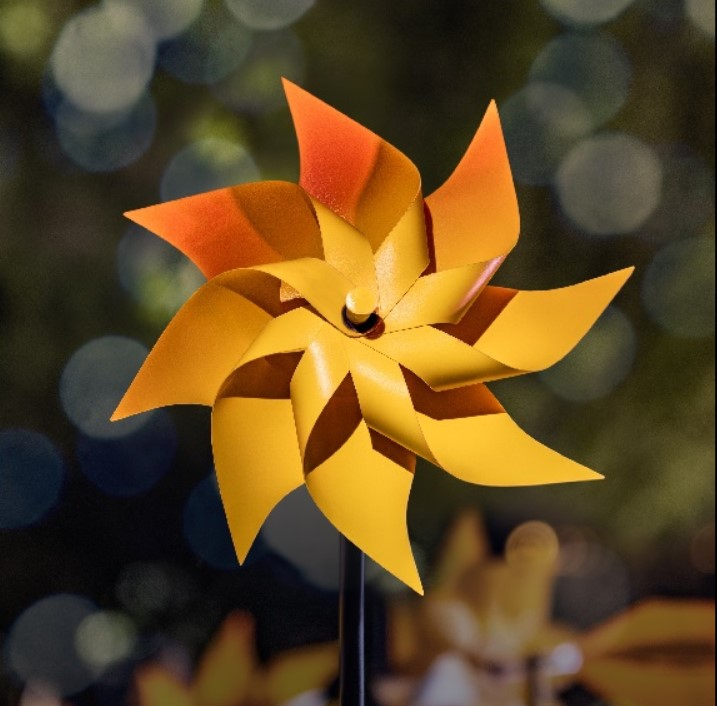
#> input picture edgeflower.jpg, 717 x 706 px
$ jupyter execute 'EDGE DETECTION.ipynb'   (older library calls are emulated)
#> lines starting #> are read from the running program, lines starting #| are printed output that depends on the picture; after the words box and inside, x2 and y2 are one past the last pixel; in counts of white or black regions, pixels touching at a corner belong together
# EDGE DETECTION USING OPENCV
### Name : Pradeep Kumar G
### Reg No. : 212223230150
### Slot : 4E6-1

## 1) SOBEL EDGE DETECTOR

[cell 1]
import cv2
import numpy as np
import matplotlib.pyplot as plt

[cell 2]
image = cv2.imread('edgeflower.jpg')
#> image is the input picture: shape (706, 717, 3); mean B, G, R 35, 71.9, 95.6

[cell 3]
gray_image = cv2.cvtColor(image, cv2.COLOR_BGR2GRAY)
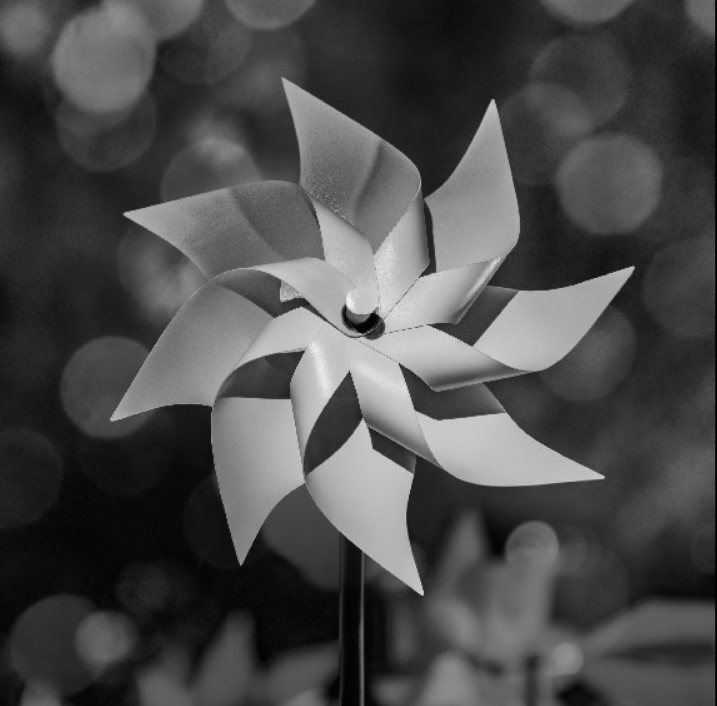
#> gray_image: shape (706, 717); min 0, max 250, mean 74.8

[cell 4]
# Apply Sobel operator

sobelx  = cv2.Sobel(src = gray_image, ddepth = cv2.CV_64F, dx = 1, dy = 0, ksize = 3)
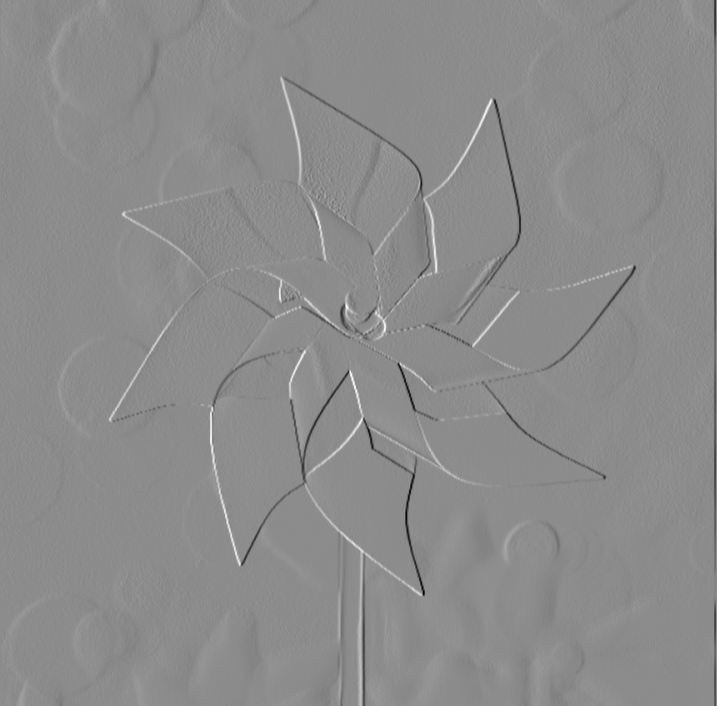
#> sobelx: shape (706, 717) float64; min -652, max 533, mean -0.3; drawn with min black and max white
sobely  = cv2.Sobel(src = gray_image, ddepth = cv2.CV_64F, dx = 0, dy = 1, ksize = 3)
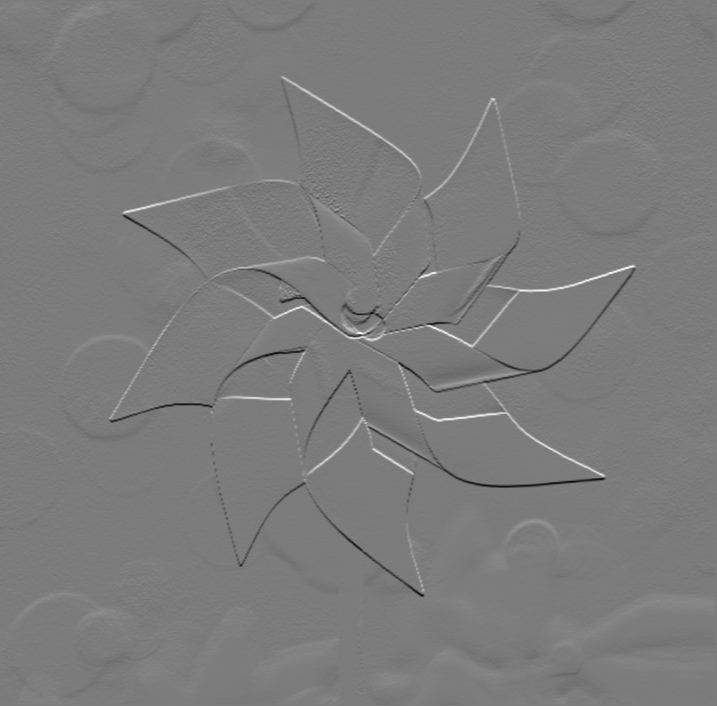
#> sobely: shape (706, 717) float64; min -568, max 597, mean 0; drawn with min black and max white

sobelx = cv2.Sobel(gray_image, cv2.CV_64F, 1, 0, ksize=3)  # Sobel X
sobely = cv2.Sobel(gray_image, cv2.CV_64F, 0, 1, ksize=3)  # Sobel Y
sobel_combined = cv2.magnitude(sobelx, sobely)
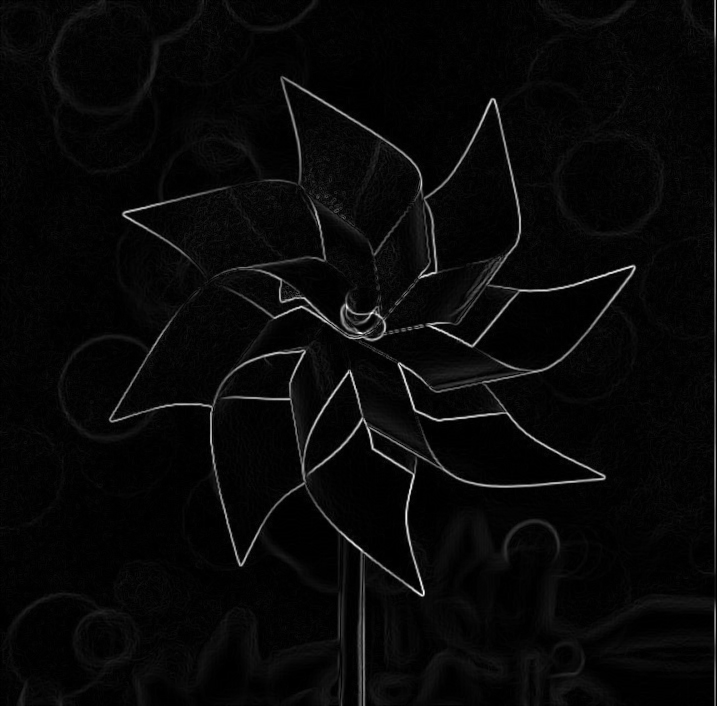
#> sobel_combined: shape (706, 717) float64; min 0, max 652.2, mean 22.2; drawn with min black and max white

[cell 5]
plt.figure(figsize = (12, 16))
plt.subplot(321); plt.axis('on'); plt.imshow(image[:,:,::-1]); plt.title('Original')
plt.subplot(322); plt.axis('on'); plt.imshow(gray_image, cmap='gray');plt.title('Grayscale')
plt.subplot(323); plt.axis('on'); plt.imshow(sobelx);plt.title('Sobel-X Edge Map')
plt.subplot(324); plt.axis('on'); plt.imshow(sobely);plt.title('Sobel-Y Edge Map');
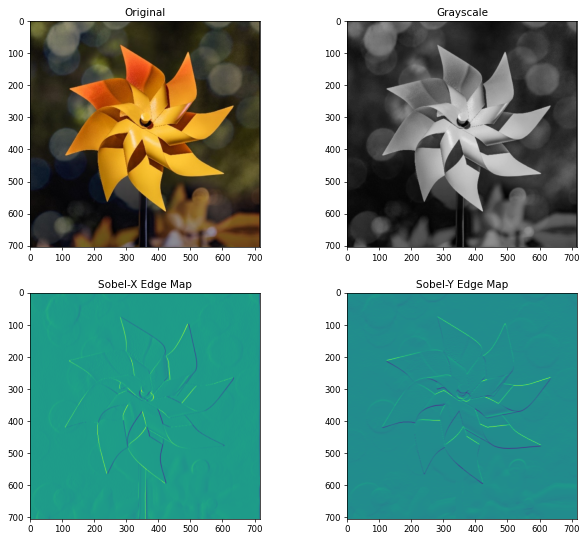
#> figure drawn by matplotlib, 4 panels

[cell 6]
plt.figure(figsize = (12, 16))
plt.axis('off'); plt.imshow(sobel_combined, cmap='gray' ); plt.title('sobel_combined ');

## 2) LAPLACIAN EDGE DETECTOR

[cell 7]
# Apply Laplacian operator
laplacian = cv2.Laplacian(gray_image, cv2.CV_64F)
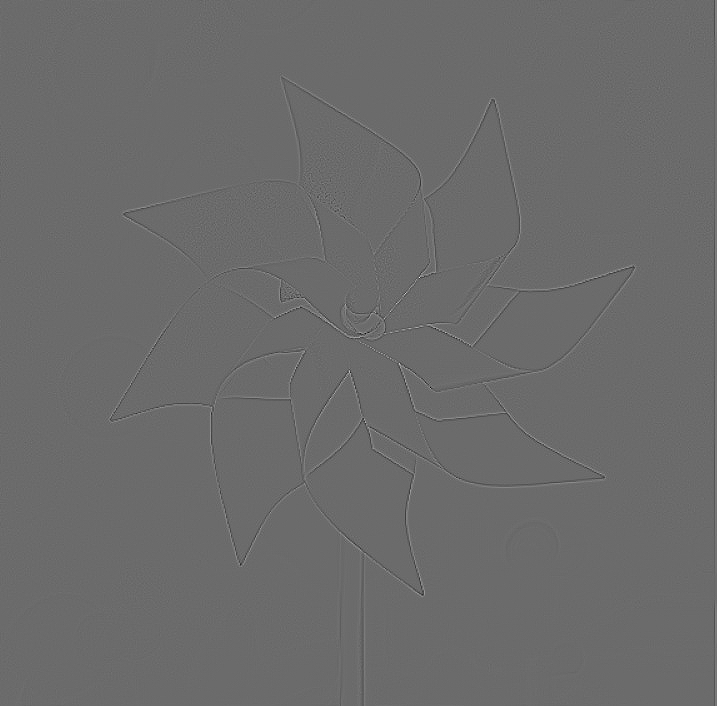
#> laplacian: shape (706, 717) float64; min -268, max 368, mean 0; drawn with min black and max white

[cell 8]
plt.figure(figsize = (12, 16))
plt.subplot(121); plt.axis('off'); plt.imshow(gray_image, cmap='gray'); plt.title('Input Image (Gray Image)')

plt.subplot(122);plt.imshow(laplacian, cmap='gray');plt.axis('off'); plt.title('Output Image (laplacian)');

## 3) CANNY EDGE DETECTOR

[cell 9]
edges = cv2.Canny(gray_image, threshold1 = 180, threshold2 = 200)
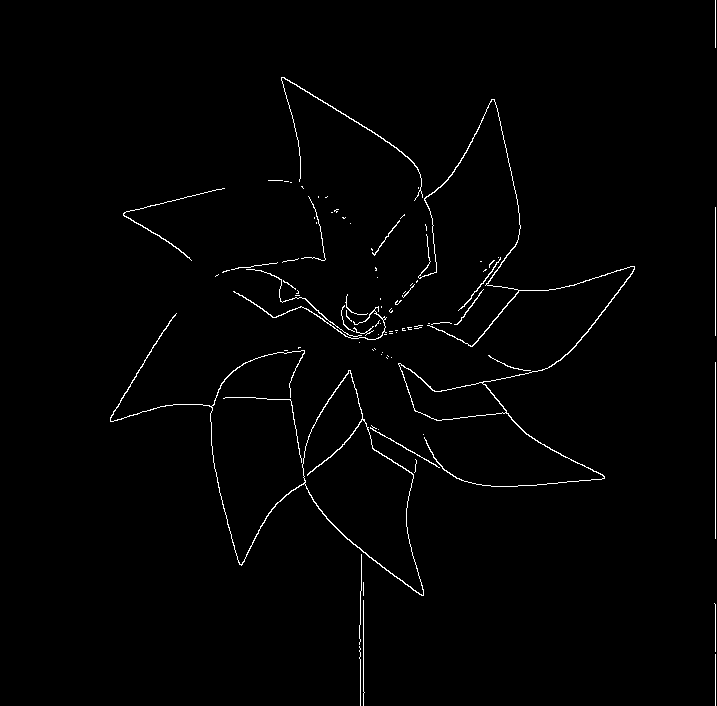
#> edges: shape (706, 717); 1.2% white in thin lines or dots, all inside (x1, y1, x2, y2) = (110, 0, 716, 706)

[cell 10]
plt.figure(figsize = (12, 16))
plt.subplot(121); plt.axis('off'); plt.imshow(gray_image, cmap='gray'); plt.title('Input image (Gray Image)')

plt.subplot(122);plt.imshow(edges, cmap='gray');plt.axis('off'); plt.title('Canny Edge Map');

$ run again, with sobel1.png saved as edgeflower.jpg
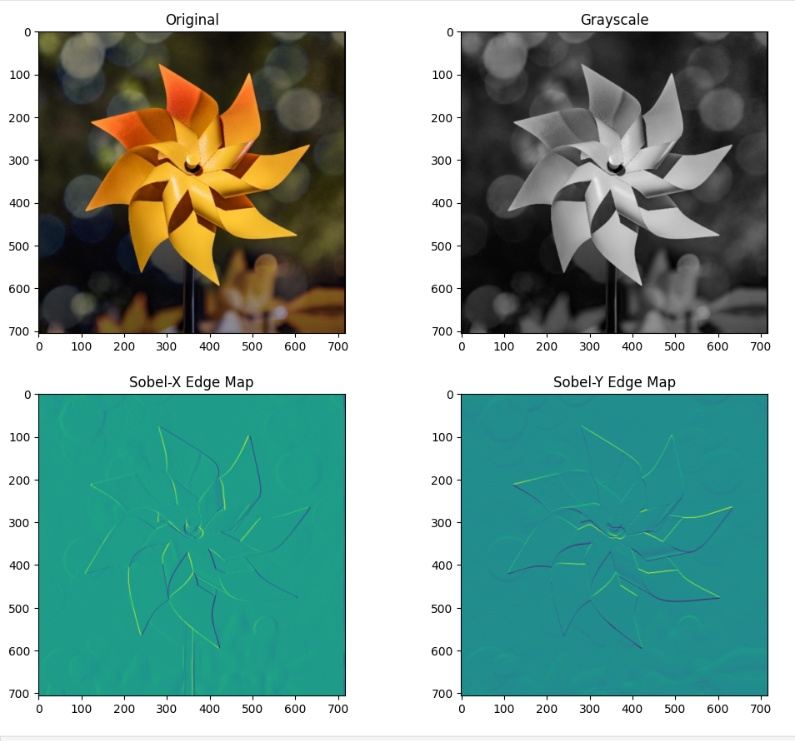
#> input picture sobel1.png, 795 x 741 px
#> image is the input picture: shape (741, 795, 3); mean B, G, R 152, 160.8, 128.4
#> `sobely  = cv2.Sobel(src = gray_image, ddepth = cv2.CV_64F, dx = 0, dy ..`:
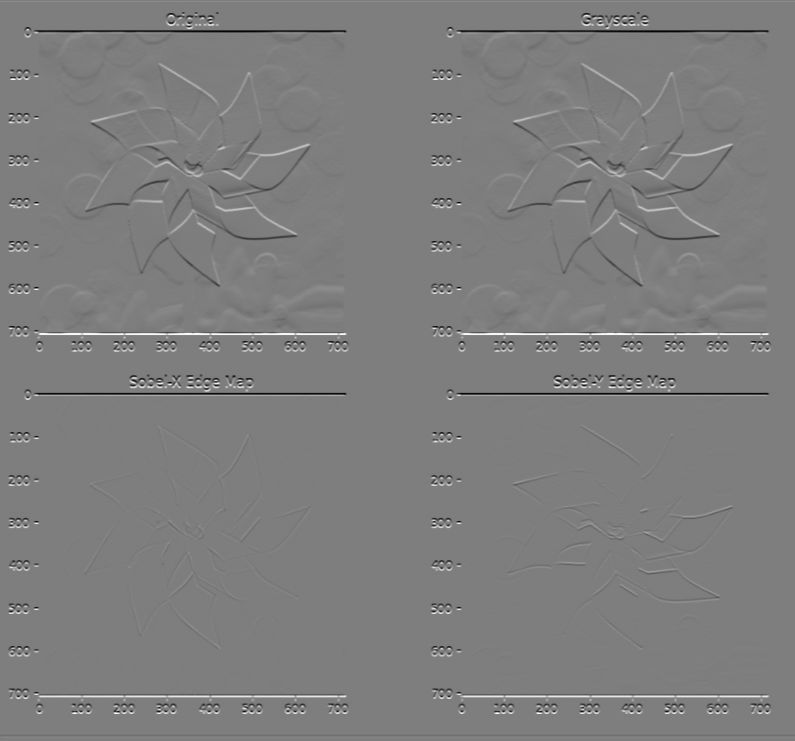
#> sobely: shape (741, 795) float64; min -991, max 1012, mean 0; drawn with min black and max white
#> `edges = cv2.Canny(gray_image, threshold1 = 180, threshold2 = 200)`:
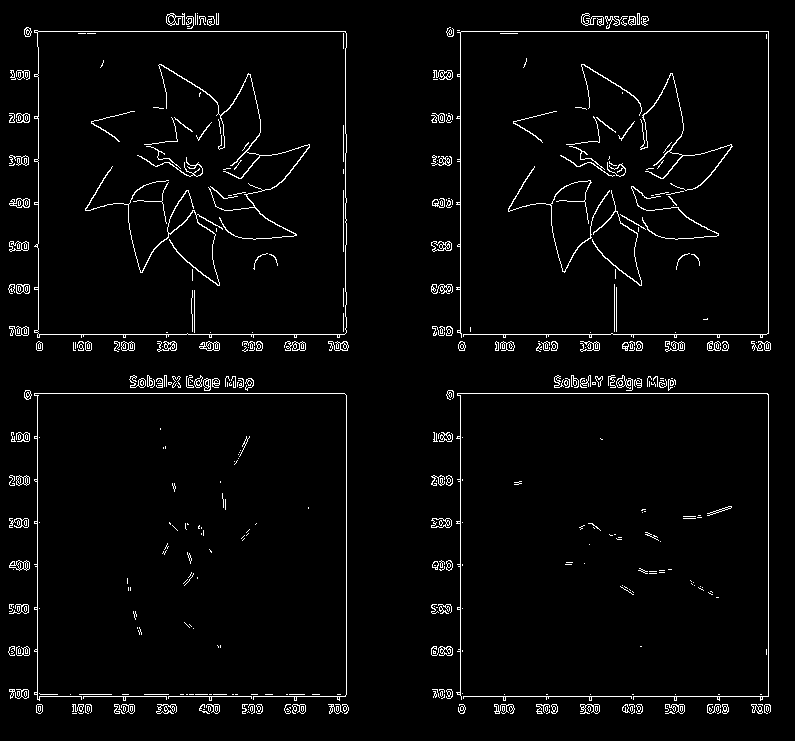
#> edges: shape (741, 795); 3.1% white in thin lines or dots
